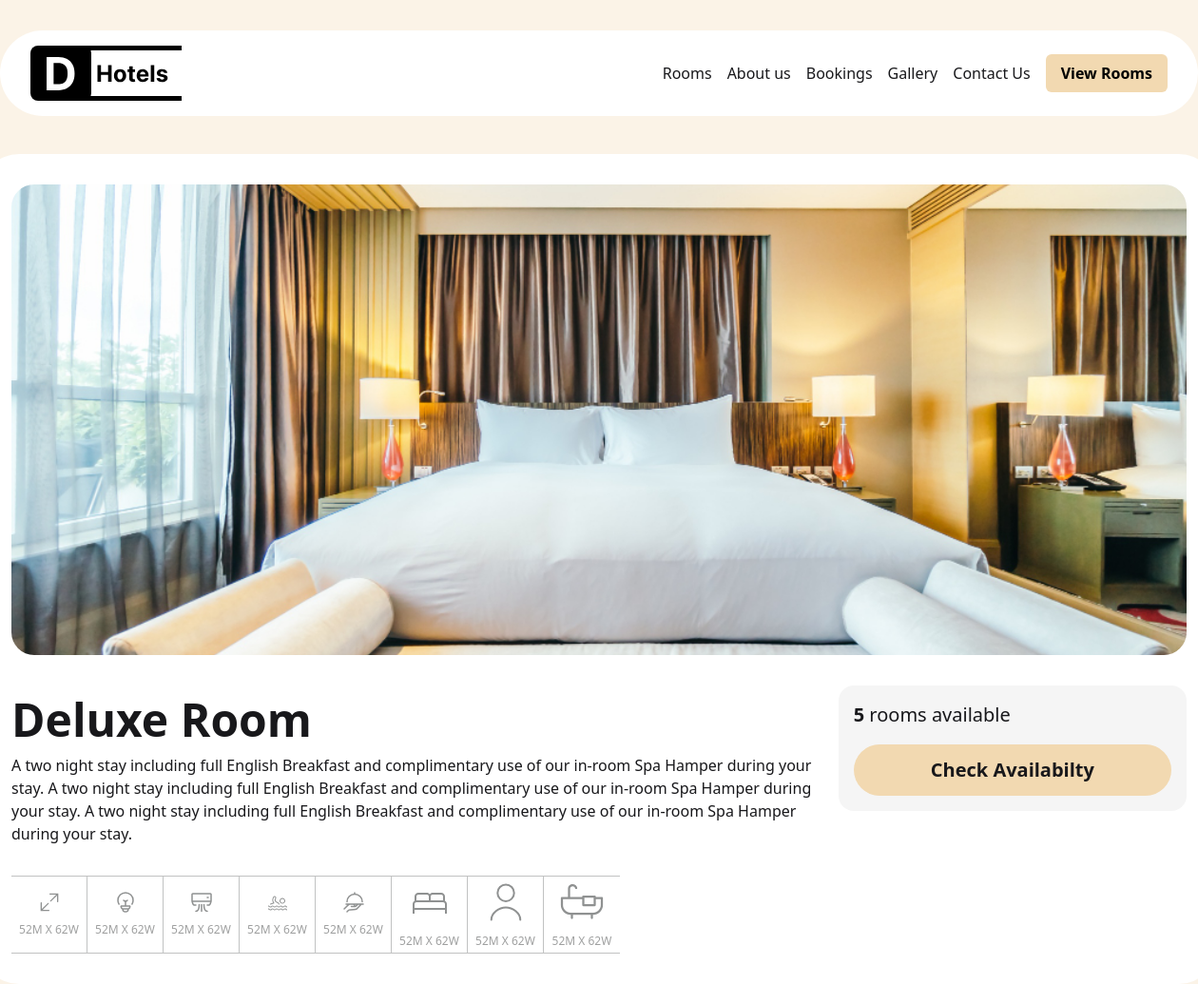
Page /room/deluxe-room/ on the committed database.
### hotelApp/models.py (models this page shows, shortened)
class HotelRoomsModel(models.Model):
    room_name = models.CharField(max_length=100)
    slug = AutoSlugField(populate_from='room_name', null=True, blank=True)
    room_image = models.ImageField(null=True, blank=True)
    room_description = models.TextField(max_length=2000)
    room_no = models.IntegerField()
    room_price = models.IntegerField()
    room_dimension = models.CharField(max_length=50)
    room_bed_no = models.CharField(max_length=50)
    room_occupants_no = models.CharField(max_length=100)
    room_meal_access = models.CharField(max_length=100)
    room_electricity = models.BooleanField(default=True)
    room_AC = models.BooleanField(default=True)
    room_pool_access = models.BooleanField(default=True)

### hotelApp/views.py (the view)
# urls.py: path('room/<str:slug>/', room_detail_view, name='room-detail'),
def room_detail_view(request, slug):
    room = HotelRoomsModel.objects.get(slug = slug)
    bookings = Booking.objects.filter(room = room)
    unavailable_dates = []
    for booking in bookings :
        current_date = booking.check_in
        while current_date <= booking.check_out:
            unavailable_dates.append(current_date.strftime("%Y-%m-%d"))
            current_date += timedelta(days=1)
    context = {
        "room" : room,
        "unavailable_days" : unavailable_dates,
    }
    return render(request, "hotel-detail.html", context)

### hotelApp/templates/hotel-detail.html (shortened to what this page needs)
{% extends 'index.html' %}
{% load static %}
{% block content %}
    <div class="w-full bg-[#FBF3E7] h-auto">
        {% include 'components/navbar.html' %}
        <div class=" w-full flex justify-center items-center pt-10 flex-col">
            <div class="w-[1300px] flex items-center">
                <div class="w-full flex flex-col p-8 bg-white rounded-[40px] gap-8">
                    <img src="{{ room.room_image.url }}" alt="{{ room.room_name }}" class="w-full h-[495px] object-cover rounded-[24px]"  >
                    <div class="w-full flex justify-between gap-4">
                        <div class="flex flex-col w-[70%] ">
                            <h1 class="text-[48px] font-bold"> {{ room.room_name }} </h1>
                            <p> {{ room.room_description }} </p>
                        </div>
                        <div class="p-4 flex flex-col bg-[#F5F5F5] w-[30%] h-fit gap-4 rounded-[16px] ">
                            <p class="text-[20px]"> <span class="font-bold"> {{ room.room_no }} </span> rooms available </p>
                            <button class="bg-[#F2D9B1] py-3 px-8 text-[20px] font-bold rounded-full" id="checkAvailability"> Check Availabilty  </button>
                        </div>
                    </div>
                     <div class="flex flex-row w-fit border-t border-b border-[#C1C2C2] ">
                        <div class="w-[80px] h-[80px] flex justify-center flex-col items-center border-r border-[#C1C2C2] gap-2">
                            <i title="Size"> <img src="{% static 'icons/size-icon.svg' %}" alt="size-icon" > </i>
                            <p class="text-[12px] text-[#9fa0a0]"> {{ room.room_dimension }} </p>
                        </div>
                        <div class="w-[80px] h-[80px] flex justify-center flex-col items-center border-r border-[#C1C2C2] gap-2">
                            <i title="Size"> <img src="{% static 'icons/bulb-icon.svg' %}" alt="size-icon" > </i>
                            <p class="text-[12px] text-[#9fa0a0]"> {{ room.room_dimension }} </p>
                        </div>
                        <div class="w-[80px] h-[80px] flex justify-center flex-col items-center border-r border-[#C1C2C2] gap-2">
                            <i title="Size"> <img src="{% static 'icons/AC-icon.svg' %}" alt="size-icon" > </i>
                            <p class="text-[12px] text-[#9fa0a0]"> {{ room.room_dimension }} </p>
                        </div>
                        <div class="w-[80px] h-[80px] flex justify-center flex-col items-center border-r border-[#C1C2C2] gap-2">
                            <i title="Size"> <img src="{% static 'icons/pool-icon.svg' %}" alt="size-icon" > </i>
                            <p class="text-[12px] text-[#9fa0a0]"> {{ room.room_dimension }} </p>
                        </div>
                        <div class="w-[80px] h-[80px] flex justify-center flex-col items-center border-r border-[#C1C2C2] gap-2">
                            <i title="Size"> <img src="{% static 'icons/food-icon.svg' %}" alt="size-icon" > </i>
                            <p class="text-[12px] text-[#9fa0a0]"> {{ room.room_dimension }} </p>
                        </div>
                        <div class="w-[80px] h-[80px] flex justify-center flex-col items-center border-r border-[#C1C2C2] gap-2">
                            <i title="Size"> <img src="{% static 'icons/bed-icon.svg' %}" alt="size-icon" > </i>
                            <p class="text-[12px] text-[#9fa0a0]"> {{ room.room_dimension }} </p>
                        </div>
                        <div class="w-[80px] h-[80px] flex justify-center flex-col items-center border-r border-[#C1C2C2] gap-2">
                            <i title="Size"> <img src="{% static 'icons/user-icon.svg' %}" alt="size-icon" > </i>
                            <p class="text-[12px] text-[#9fa0a0]"> {{ room.room_dimension }} </p>
                        </div>
                        <div class="w-[80px] h-[80px] flex justify-center flex-col items-center  border-[#C1C2C2] gap-2">
                            <i title="Size"> <img src="{% static 'icons/bath-icon.svg' %}" alt="size-icon" > </i>
                            <p class="text-[12px] text-[#9fa0a0]"> {{ room.room_dimension }} </p>
                        </div>
                     </div>
                </div>
            </div>
        </div>
    </div>
{% endblock  %}

### rows in the picture
HotelRoomsModel: room_image (picture), room_name "Deluxe Room", room_description "A two night stay including full English Breakfast and complimentary use of our in-room Spa Hamper during your stay. A two night stay including full English Breakfast and complimentary use of our in-room Spa Hamper during your stay. A two night stay including full English Breakfast and complimentary use of our in-room Spa Hamper during your stay.", room_no "5", room_dimension "52M X 62W"
